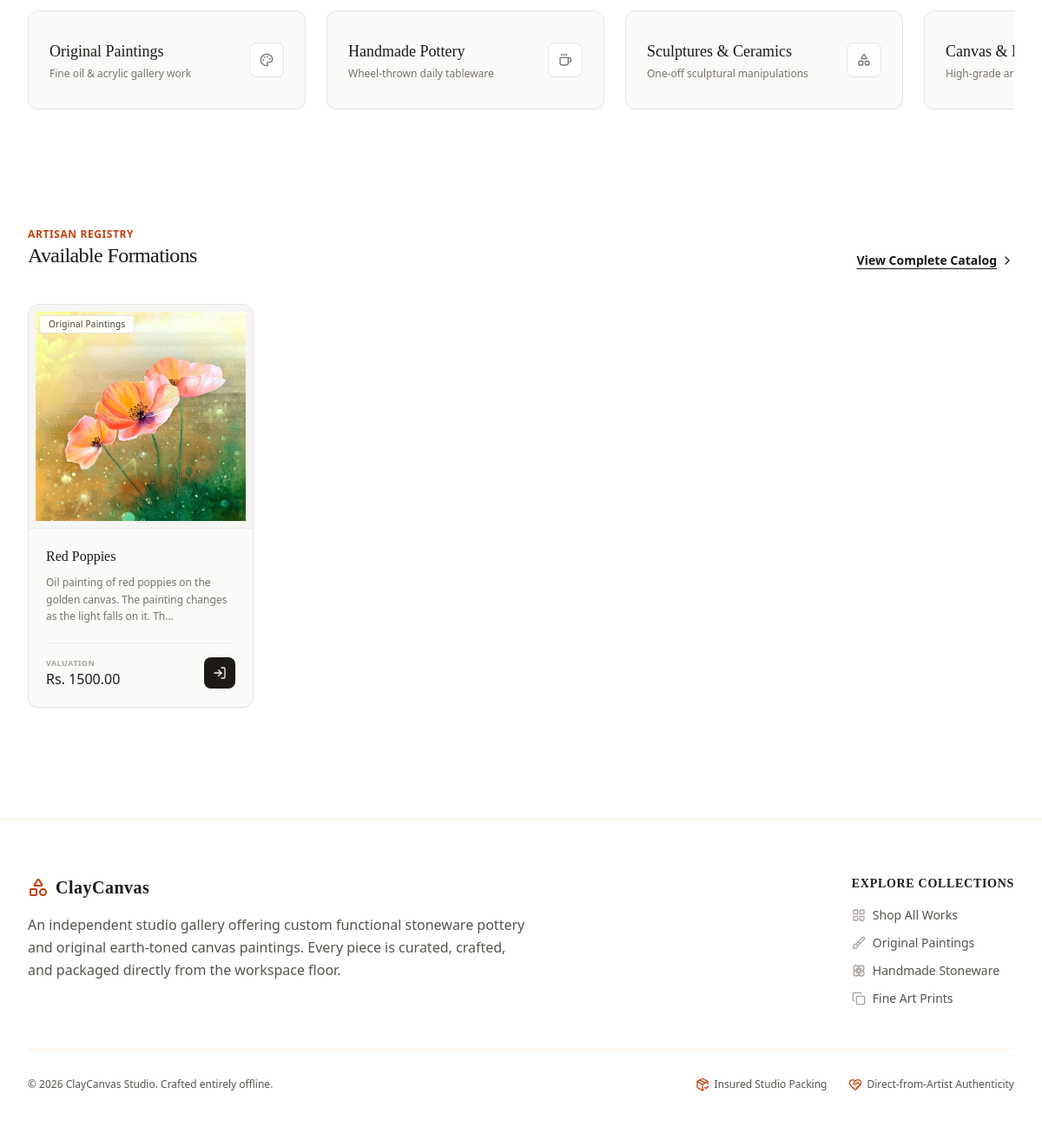
The app's page / (lower part), older data.
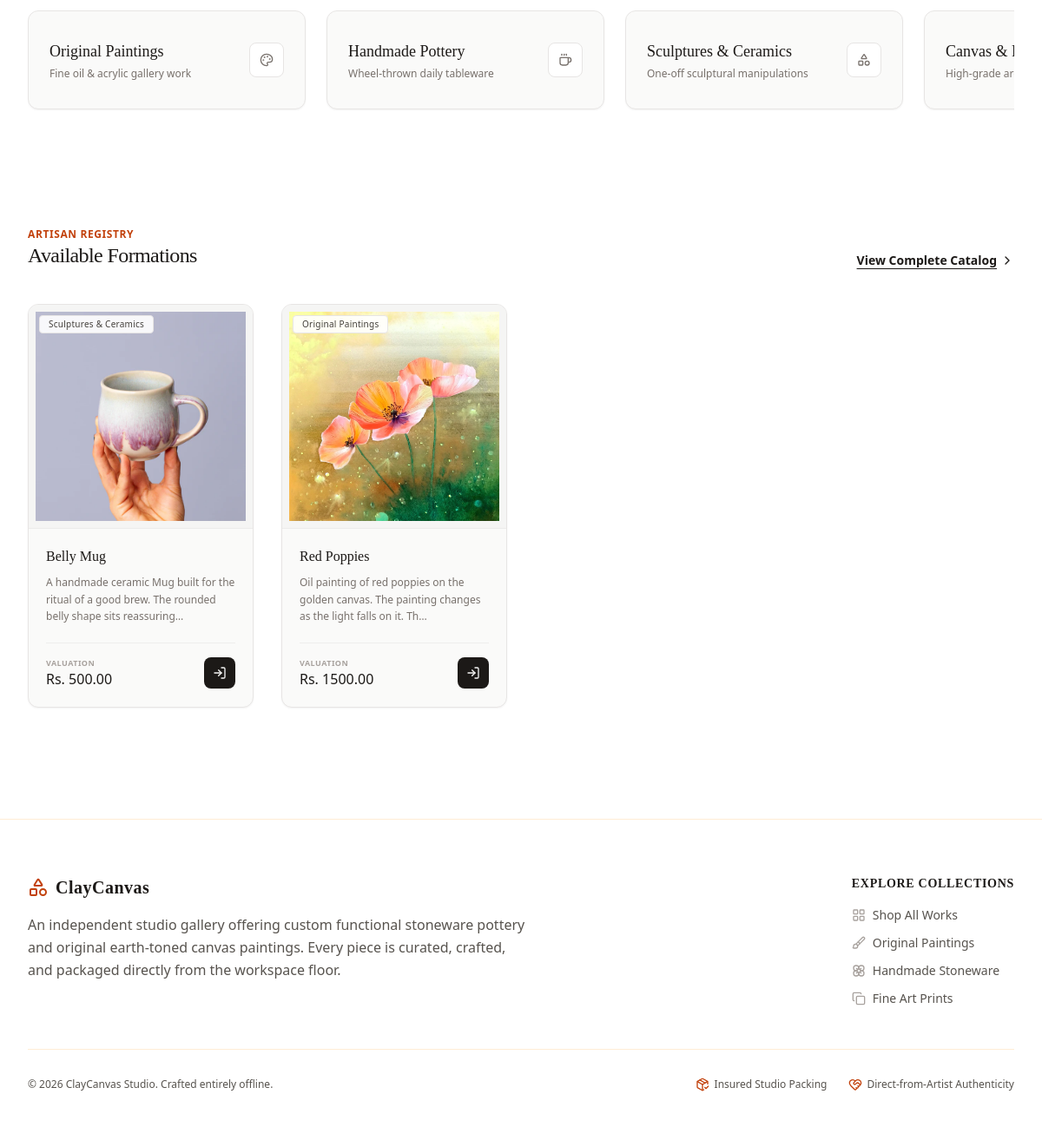
The same page, newer data.
### cc_app/models.py (models this page shows, shortened)
class Product(models.Model):
    class Category(models.TextChoices):
        PAINTINGS = 'paintings', 'Original Paintings'
        POTTERY = 'pottery', 'Handmade Pottery'
        CERAMICS = 'ceramics', 'Sculptures & Ceramics'
        PRINTS = 'prints', 'Canvas & Fine Art Prints'
        ACCESSORIES = 'accessories', 'Art Supplies & Displays'
    name = models.CharField(max_length=255)
    category = models.CharField(max_length=30, choices=Category.choices)
    description = models.TextField(help_text="Detailed description of the artwork, dimensions, and materials used.")
    price = models.DecimalField(max_digits=10, decimal_places=2)
    stock = models.PositiveIntegerField(default=1, help_text="Set to 1 for unique, original one-off masterworks.")
    product_image = models.ImageField(upload_to='images/products/')
    is_active = models.BooleanField(default=True)
    created_at = models.DateTimeField(auto_now_add=True)

### cc_app/views/main_view.py (the view)
# urls.py: path('', home_page, name='home'),
def home_page(request):
    products = Product.objects.filter(is_active=True).order_by('-created_at')[:10]
    return render(request, 'main/home_page.html', {'products': products})

### cc_app/templates/main/home_page.html (shortened to what the changed rows need)
<!DOCTYPE html>
<html lang="en">
<head>
    {% load static %}
    <link href="{% static 'css/styles.css' %}" rel="stylesheet" />
</head>
<body class="bg-white font-sans min-h-screen flex flex-col text-stone-900">
    <main class="flex-grow">
        <section class="max-w-7xl mx-auto px-4 sm:px-6 lg:px-8 py-8 mb-24">
            <div class="flex flex-col sm:flex-row justify-between items-start sm:items-end gap-4 mb-10">
                <div>
                    <h2 class="text-xs font-bold uppercase tracking-wider text-orange-700">Artisan Registry</h2>
                </div>
            </div>
            <div class="grid grid-cols-1 sm:grid-cols-2 md:grid-cols-3 lg:grid-cols-4 gap-8">
                {% for product in products %}
                <div class="bg-stone-50 border border-stone-200 rounded-xl overflow-hidden shadow-sm hover:shadow-md transition-all flex flex-col group relative">
                    <a href="/products/{{ product.id }}/" class="flex flex-col flex-grow">
                        <div class="aspect-square w-full bg-stone-100 flex items-center justify-center p-2 relative overflow-hidden border-b border-stone-200/60">
                            <div class="w-full h-full flex flex-col items-center justify-center bg-white rounded-lg">
                                {% if product.product_image %}
                                    <img src="{{ product.product_image.url }}" alt="{{ product.name }}" class="w-full h-full object-cover">
                                {% else %}
                                    <i data-lucide="brush" class="w-8 h-8 text-stone-300 group-hover:text-orange-600 transition-colors duration-300"></i>
                                    <span class="text-[9px] uppercase tracking-widest text-stone-400 font-bold mt-2">No Graphic Log</span>
                                {% endif %}
                            </div>
                            <span class="absolute top-3 left-3 bg-white/90 border border-stone-200 backdrop-blur-sm text-[10px] font-medium tracking-wide text-stone-700 px-2.5 py-0.5 rounded">
                                {{ product.get_category_display }}
                            </span>
                        </div>
                        <div class="p-5 flex-grow space-y-2">
                            <h3 class="font-serif text-stone-900 text-base group-hover:text-orange-700 transition-colors line-clamp-1">
                                {{ product.name }}
                            </h3>
                            <p class="text-xs text-stone-500 font-normal leading-relaxed line-clamp-2">
                                {{ product.description |truncatechars:100|default:"No description available." }}
                            </p>
                        </div>
                    </a>
                    <div class="p-5 pt-0">
                        <div class="flex items-center justify-between pt-4 border-t border-stone-200/60">
                            <div class="flex flex-col">
                                <span class="text-[9px] uppercase font-bold tracking-wider text-stone-400">Valuation</span>
                                <span class="text-base font-normal text-stone-900">Rs. {{ product.price }}</span>
                            </div>
                            {% if user.is_authenticated and not user.is_staff %}
                                <a href="/cart/add/{{ product.id }}/" class="bg-stone-900 hover:bg-orange-700 text-stone-100 w-9 h-9 rounded-lg transition-all flex items-center justify-center shadow z-10">
                                    <i data-lucide="shopping-bag" class="w-4 h-4"></i>
                                </a>
                            {% elif user.is_staff %}
                                <a href="/dashboard/admin/?section=product-management" class="bg-stone-100 hover:bg-orange-700 text-stone-600 hover:text-white w-9 h-9 rounded-lg transition-all border border-stone-200 flex items-center justify-center z-10">
                                    <i data-lucide="sliders" class="w-4 h-4"></i>
                                </a>
                            {% else %}
                                <a href="/login/" class="bg-stone-900 hover:bg-orange-700 text-stone-100 w-9 h-9 rounded-lg transition-all flex items-center justify-center z-10">
                                    <i data-lucide="log-in" class="w-4 h-4"></i>
                                </a>
                            {% endif %}
                        </div>
                    </div>
                </div>
                {% empty %}
                    <div class="col-span-full text-center py-12">
                        <i data-lucide="box" class="w-8 h-8 text-stone-300 mx-auto mb-4"></i>
                        <p class="text-sm text-stone-500">No products available at the moment. Please check back later.</p>
                    </div>
                {% endfor %}
            </div>
        </section>
    </main>
</body>
</html>

Row changes from the older to the newer data that the page shows:
added Product: product_image (picture), category "Sculptures & Ceramics", name "Belly Mug", description "A handmade ceramic Mug built for the ritual of a good brew. The rounded belly shape sits reassuring…", price "500.00"
